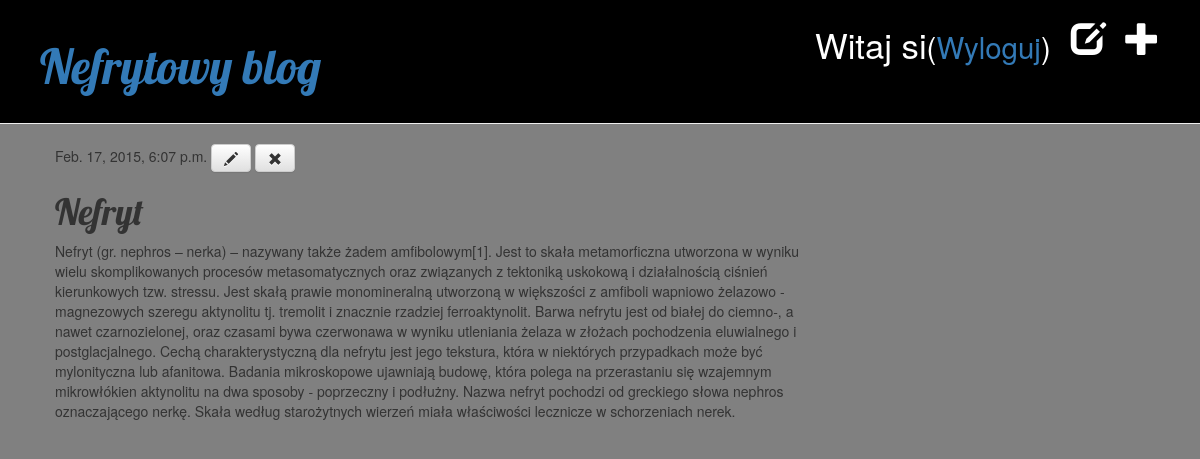
The page /post/8/ (signed in) on the database its author committed.
### blog/models.py (models this page shows, shortened)
class Post(models.Model):
	author = models.ForeignKey('auth.User')
	title = models.CharField(max_length=200)
	text = models.TextField()
	created_date = models.DateTimeField(default=timezone.now)
	published_date = models.DateTimeField(blank=True, null=True)

### blog/views.py (the view)
# urls.py: url(r'^post/(?P<pk>[0-9]+)/$', views.post_detail),
def post_detail(request, pk):
	post = get_object_or_404(Post, pk=pk)
	return render(request, 'blog/post_detail.html', {'post': post})

### blog/templates/blog/post_detail.html
{% extends 'blog/base.html' %}
{% block content %}
    {% if post.published_date %}
	    {{ post.published_date }}
	{% else %}
	    <a class="btn btn-default" href="{% url 'blog.views.post_publish' pk=post.pk %}">Publish</a>
	{% endif %}
    <a class="btn btn-default" href="{% url 'post_edit' pk=post.pk %}"><span class="glyphicon glyphicon-pencil"></span></a>
    <a class="btn btn-default" href="{% url 'post_remove' pk=post.pk %}"><span class="glyphicon glyphicon-remove"></span></a>
    <h1>{{ post.title }}</h1>
    <p>{{ post.text|linebreaks }}</p>
{% endblock %}

### blog/templates/blog/base.html (shortened to what this page needs)
{% load staticfiles %}
<html>
    <head>
        <link rel="stylesheet" href="//maxcdn.bootstrapcdn.com/bootstrap/3.2.0/css/bootstrap.min.css">
		<link rel="stylesheet" href="//maxcdn.bootstrapcdn.com/bootstrap/3.2.0/css/bootstrap-theme.min.css">
		<link rel="stylesheet" href="{% static 'css/blog.css' %}">
    </head>
    <body>
        <div class="page-header">
            {% if user.is_authenticated %}
            <a href="{% url 'post_new' %}" class="top-menu"><span class="glyphicon glyphicon-plus"></span></a>
            <a href="{% url 'post_draft_list' %}" class="top-menu"><span class="glyphicon glyphicon-edit"></span></a>
            <p class="top-menu">Witaj {{ user.username }}<small>(<a href="{% url 'django.contrib.auth.views.logout' %}">Wyloguj</a>)</small></p>
            {% else %}
            <a href="{% url 'django.contrib.auth.views.login' %}" class="top-menu"><span class="glyphicon glyphicon-lock"></span></a>
            {% endif %}
            <h1><a href="{% url 'blog.views.post_list' %}">Nefrytowy blog</a></h1>
        </div>
	    <div class="content container">
	        <div class="row">
	            <div class="col-md-8">
	            {% block content %}
	            {% endblock %}
	            </div>
	        </div>
	    </div>
    </body>
</html>

### static/css/blog.css (style rules this page uses)
body { background-color: grey; text-color: red; }
.page-header { background-color: black; margin-top: 0; padding: 20px 20px 20px 40px; }
.page-header h1, .page-header h1 a, .page-header h1 a:visited, .page-header h1 a:active { font-size: 36pt; text-decoration: none; }
.content { margin-left: 40px; }
h1, h2, h3, h4 { font-family: 'Lobster', cursive; }
.top-menu, .top-menu:hover, .top-menu:visited { color: #ffffff; float: right; font-size: 26pt; margin-right: 20px; }

### rows shown on the page
Post: published_date "Feb. 17, 2015, 6:07 p.m.", title "Nefryt", text "Nefryt (gr. nephros – nerka) – nazywany także żadem amfibolowym[1]. Jest to skała metamorficzna utworzona w wyniku wielu skomplikowanych procesów metasomatycznych oraz związanych z tektoniką uskokową i działalnością ciśnień kierunkowych tzw. stressu. Jest skałą prawie monomineralną utworzoną w większości z amfiboli wapniowo żelazowo - magnezowych szeregu aktynolitu tj. tremolit i znacznie rzadziej ferroaktynolit. Barwa nefrytu jest od białej do ciemno-, a nawet czarnozielonej, oraz czasami bywa czerwonawa w wyniku utleniania żelaza w złożach pochodzenia eluwialnego i postglacjalnego. Cechą charakterystyczną dla nefrytu jest jego tekstura, która w niektórych przypadkach może być mylonityczna…"

### other values the page prints
{{ user.username }} "si"
